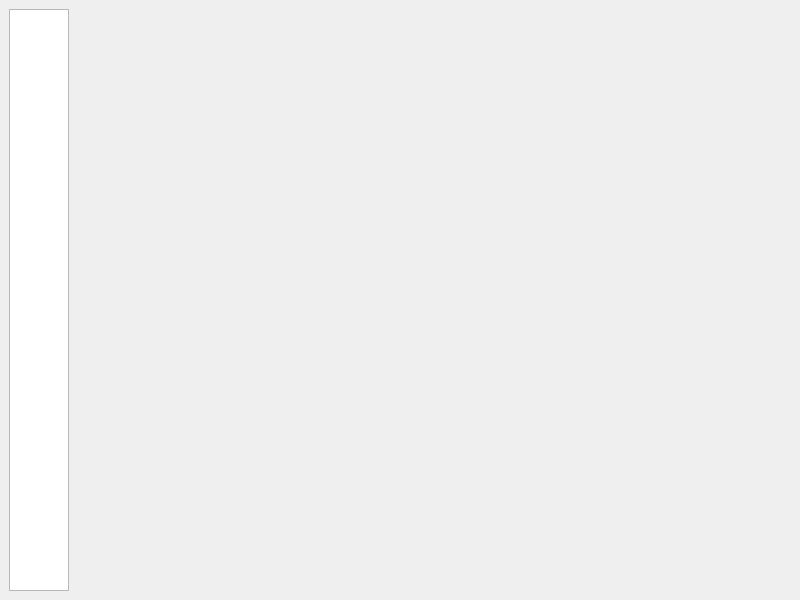
<?xml version="1.0" encoding="UTF-8"?>
<ui version="4.0">
 <class>MainWindow</class>
 <widget class="QMainWindow" name="MainWindow">
  <property name="geometry">
   <rect>
    <x>0</x>
    <y>0</y>
    <width>800</width>
    <height>600</height>
   </rect>
  </property>
  <property name="windowTitle">
   <string>MainWindow</string>
  </property>
  <widget class="QWidget" name="centralwidget">
   <layout class="QHBoxLayout" name="horizontalLayout_2">
    <item>
     <widget class="QListWidget" name="sidebarWidget">
      <property name="sizePolicy">
       <sizepolicy hsizetype="Fixed" vsizetype="Expanding">
        <horstretch>0</horstretch>
        <verstretch>0</verstretch>
       </sizepolicy>
      </property>
      <property name="minimumSize">
       <size>
        <width>20</width>
        <height>0</height>
       </size>
      </property>
      <property name="maximumSize">
       <size>
        <width>60</width>
        <height>16777215</height>
       </size>
      </property>
      <item>
       <property name="text">
        <string/>
       </property>
       <property name="textAlignment">
        <set>AlignCenter</set>
       </property>
       <property name="icon">
        <iconset resource="resourcecs.qrc">
         <normaloff>:/resources/icons/home.png</normaloff>:/resources/icons/home.png</iconset>
       </property>
      </item>
      <item>
       <property name="text">
        <string/>
       </property>
       <property name="textAlignment">
        <set>AlignCenter</set>
       </property>
       <property name="icon">
        <iconset resource="resourcecs.qrc">
         <normaloff>:/resources/icons/visualizer.png</normaloff>:/resources/icons/visualizer.png</iconset>
       </property>
      </item>
      <item>
       <property name="text">
        <string/>
       </property>
       <property name="textAlignment">
        <set>AlignCenter</set>
       </property>
       <property name="icon">
        <iconset resource="resourcecs.qrc">
         <normaloff>:/resources/icons/settings.png</normaloff>:/resources/icons/settings.png</iconset>
       </property>
      </item>
     </widget>
    </item>
    <item>
     <widget class="QStackedWidget" name="stackedWidget">
      <property name="sizePolicy">
       <sizepolicy hsizetype="Expanding" vsizetype="Expanding">
        <horstretch>0</horstretch>
        <verstretch>0</verstretch>
       </sizepolicy>
      </property>
      <property name="maximumSize">
       <size>
        <width>16777215</width>
        <height>16777215</height>
       </size>
      </property>
      <property name="currentIndex">
       <number>1</number>
      </property>
      <widget class="HomePage" name="homePage"/>
      <widget class="UnityPage" name="visualizerPage_3">
       <property name="sizePolicy">
        <sizepolicy hsizetype="Expanding" vsizetype="Expanding">
         <horstretch>0</horstretch>
         <verstretch>0</verstretch>
        </sizepolicy>
       </property>
      </widget>
      <widget class="QWidget" name="settingsPage_3"/>
     </widget>
    </item>
   </layout>
  </widget>
 </widget>
 <customwidgets>
  <customwidget>
   <class>HomePage</class>
   <extends>QWidget</extends>
   <header>homepage.h</header>
   <container>1</container>
  </customwidget>
  <customwidget>
   <class>UnityPage</class>
   <extends>QWidget</extends>
   <header location="global">unitypage.h</header>
   <container>1</container>
  </customwidget>
 </customwidgets>
 <resources>
  <include location="resourcecs.qrc"/>
 </resources>
 <connections/>
</ui>
